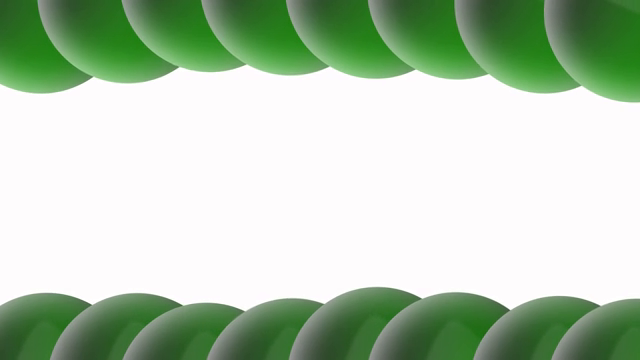
#> input picture frame 38 of light-control/client/green2.mp4, 640 x 360 px
$ python get-times.py
#> lines starting #> are read from the running program, lines starting #| are printed output that depends on the picture; after the words box and inside, x2 and y2 are one past the last pixel; in counts of white or black regions, pixels touching at a corner belong together
import cv2
import numpy as np
import time

# Dictionary to store information about each tracked dot
tracked_dots = {}
waiting_times_left_lane = {}
waiting_times_right_lane = {}

# Function to calculate time spent in the frame for each dot
def calculate_time_in_frame(dot_id):
    if dot_id in tracked_dots:
        current_time = time.time()
        last_movement_time = tracked_dots[dot_id].get("last_movement_time", current_time)
        time_in_frame = current_time - last_movement_time
        return time_in_frame
    else:
        return 0

# Initialize video capture
cap = cv2.VideoCapture('green2.mp4')

# Define a movement threshold (adjust as needed)
MOVEMENT_THRESHOLD = 5  # Pixels

while True:
    ret, frame = cap.read()
#> frame is the input picture: shape (360, 640, 3); mean B, G, R 179, 202.1, 182.2

    # Apply color-based masking to isolate the stickers
    lower_green = np.array([0, 30, 0])                     # Adjust the lower range for green color
    upper_green = np.array([100, 255, 100])                 # Adjust the upper range for green color
    mask = cv2.inRange(frame, lower_green, upper_green)
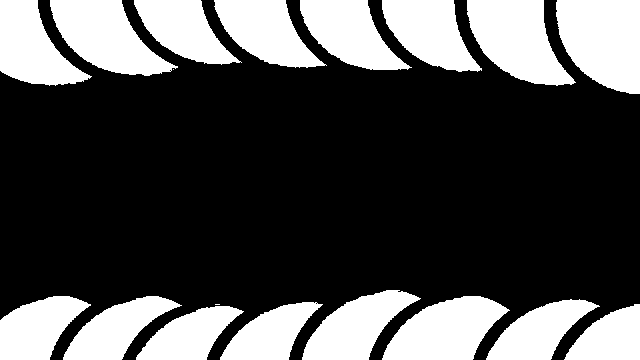
#> mask: shape (360, 640); 30.5% white; 18 white regions (2 under 20 px), largest, box (x1, y1, x2, y2) and area: (556, 0, 640, 94) 6382, (467, 0, 576, 86) 5848, (50, 0, 178, 76) 5535

    # Bitwise-AND to keep only the white stickers
    masked_frame = cv2.bitwise_and(frame, frame, mask=mask)
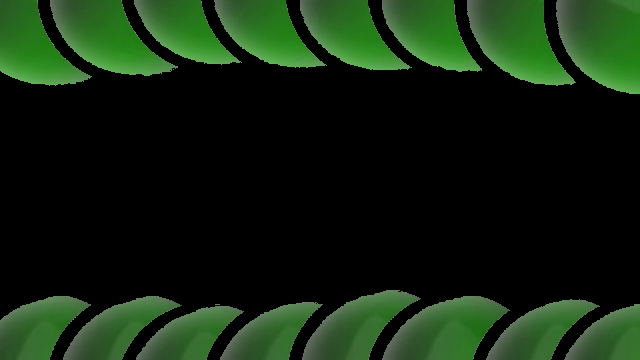
#> masked_frame: shape (360, 640, 3); mean B, G, R 15.5, 35.6, 17.8

    # Convert the masked frame to grayscale
    gray = cv2.cvtColor(masked_frame, cv2.COLOR_BGR2GRAY)
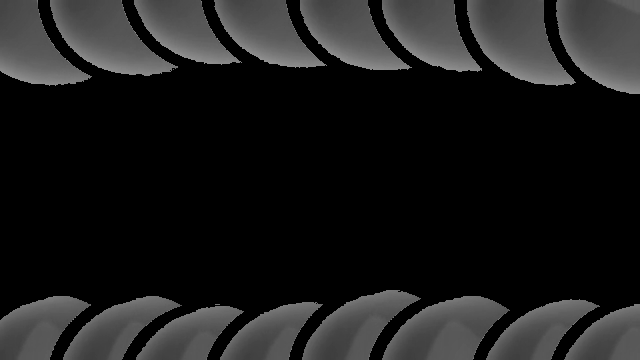
#> gray: shape (360, 640); min 0, max 147, mean 28

    # Apply blob detection to find individual dots
    params = cv2.SimpleBlobDetector_Params()
    detector = cv2.SimpleBlobDetector_create(params)
    keypoints = detector.detect(gray)
#> keypoints = ()

    # List to store dot IDs that are currently in the frame
    current_dots_in_frame = []

    for keypoint in keypoints:
        x, y = map(int, keypoint.pt)

        # Assume the center of the frame as the divider between left and right lanes
        divider_x = frame.shape[1] // 2

        # Determine the lane based on x-coordinate
        if x < divider_x:
            lane_id = "left_lane"
        else:
            lane_id = "right_lane"

        dot_id = f"{x}_{y}_{lane_id}"
        current_dots_in_frame.append(dot_id)

        # Check if the dot is already being tracked
        if dot_id not in tracked_dots:
            # Store information about the tracked dot when it's first detected
            tracked_dots[dot_id] = {
                "first_detection_time": time.time(),
                "coordinates": (x, y),
                "last_coordinates": (x, y),  # To track movement
            }

        # Calculate the distance moved since the last frame
        last_x, last_y = tracked_dots[dot_id]["last_coordinates"]
        distance_moved = np.sqrt((x - last_x)**2 + (y - last_y)**2)

        # Check if the dot has moved more than the threshold
        if distance_moved > MOVEMENT_THRESHOLD:
            tracked_dots[dot_id]["last_coordinates"] = (x, y)
            # Dot is considered in motion, reset waiting time
            tracked_dots[dot_id]["last_movement_time"] = time.time()
        else:
            # Dot is not in motion, increase waiting time
            last_movement_time = tracked_dots[dot_id].get("last_movement_time", time.time())
            time_in_frame = time.time() - last_movement_time
            waiting_times = waiting_times_left_lane if lane_id == "left_lane" else waiting_times_right_lane
            waiting_times[dot_id] = time_in_frame

        # Draw a circle around the detected dot
        cv2.circle(frame, (x, y), int(keypoint.size), (0, 255, 0), 2)

        # Display the dot ID
        cv2.putText(frame, f"Dot ID: {dot_id}", (x, y - 10), cv2.FONT_HERSHEY_SIMPLEX, 0.5, (0, 255, 0), 2)

        # Calculate and display the time spent in the frame for each dot
        time_in_frame = calculate_time_in_frame(dot_id)
        cv2.putText(frame, f"Time in Frame: {time_in_frame:.2f} seconds", (x, y + int(keypoint.size) + 10),
                    cv2.FONT_HERSHEY_SIMPLEX, 0.5, (0, 255, 0), 2)
#> this loop made 0 passes
#> after the loop, current_dots_in_frame = []; tracked_dots = 0 items

    # Remove entries for dots that have left the frame
    for dot_id in list(tracked_dots.keys()):
        if dot_id not in current_dots_in_frame:
            # Dot has left the frame, remove entries
            if dot_id in waiting_times_left_lane:
                del waiting_times_left_lane[dot_id]
            if dot_id in waiting_times_right_lane:
                del waiting_times_right_lane[dot_id]
            del tracked_dots[dot_id]

    # Display
    cv2.imshow('Dot Tracking', frame)

    # Display cumulative waiting times for each lane
    print(f"Left Lane Waiting Time: {sum(waiting_times_left_lane.values()):.2f} seconds")
    print(f"Right Lane Waiting Time: {sum(waiting_times_right_lane.values()):.2f} seconds")

    if cv2.waitKey(1) & 0xFF == ord('q'):
#> (key q is pressed here)
        break

# Release the video capture and close all windows
cap.release()
cv2.destroyAllWindows()

$ run again, starting later in the video
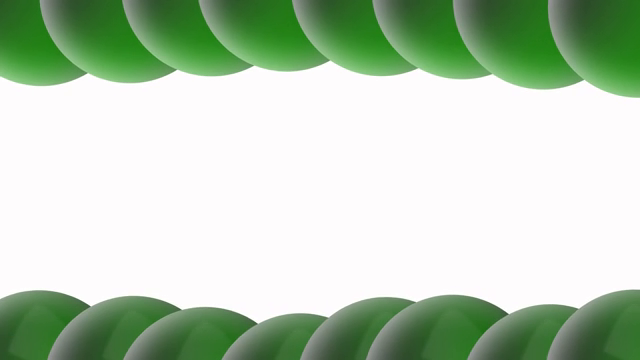
#> input picture frame 175 of light-control/client/green2.mp4, 640 x 360 px
#> frame is the input picture: shape (360, 640, 3); mean B, G, R 183, 205.3, 186.1
#> `mask = cv2.inRange(frame, lower_green, upper_green)`:
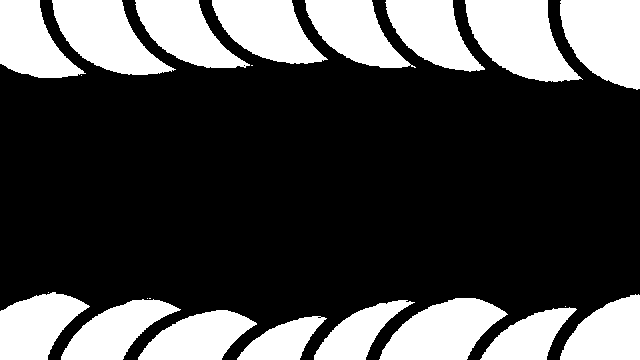
#> mask: shape (360, 640); 28.9% white; 22 white regions (6 under 20 px), largest, box (x1, y1, x2, y2) and area: (465, 0, 583, 82) 6065, (560, 0, 640, 90) 5646, (52, 0, 176, 75) 5255
#> `gray = cv2.cvtColor(masked_frame, cv2.COLOR_BGR2GRAY)`:
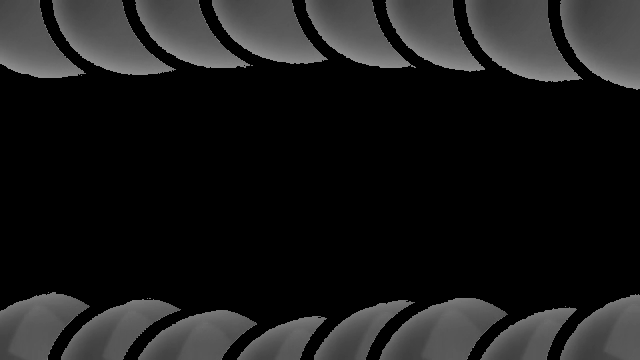
#> gray: shape (360, 640); min 0, max 145, mean 26.9
#> keypoints = ()
#> after the loop `for keypoint in keypoints:`: current_dots_in_frame = []; tracked_dots = 0 items

$ run again, starting later in the video
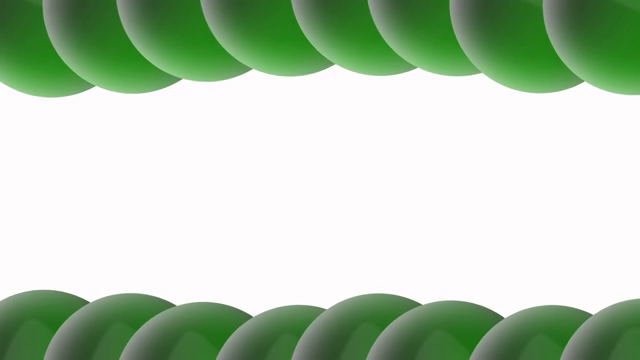
#> input picture frame 311 of light-control/client/green2.mp4, 640 x 360 px
#> frame is the input picture: shape (360, 640, 3); mean B, G, R 180.2, 203.2, 183.4
#> `mask = cv2.inRange(frame, lower_green, upper_green)`:
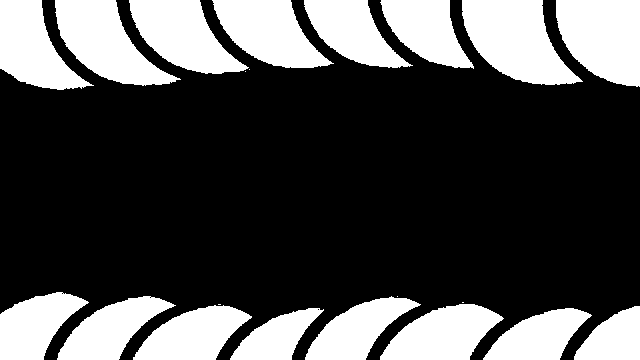
#> mask: shape (360, 640); 30% white; 21 white regions (5 under 20 px), largest, box (x1, y1, x2, y2) and area: (462, 0, 583, 85) 6445, (556, 0, 640, 87) 5871, (55, 0, 181, 86) 5596
#> `gray = cv2.cvtColor(masked_frame, cv2.COLOR_BGR2GRAY)`:
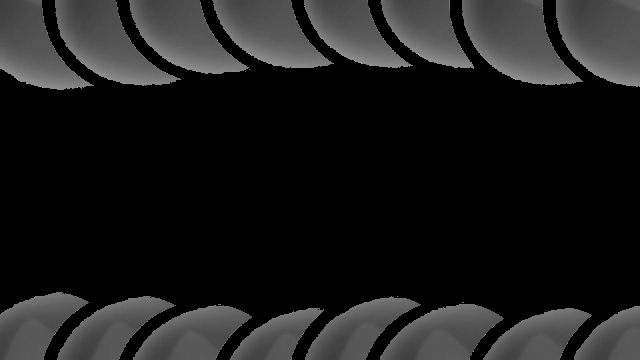
#> gray: shape (360, 640); min 0, max 147, mean 27.8
#> keypoints = ()
#> after the loop `for keypoint in keypoints:`: current_dots_in_frame = []; tracked_dots = 0 items
